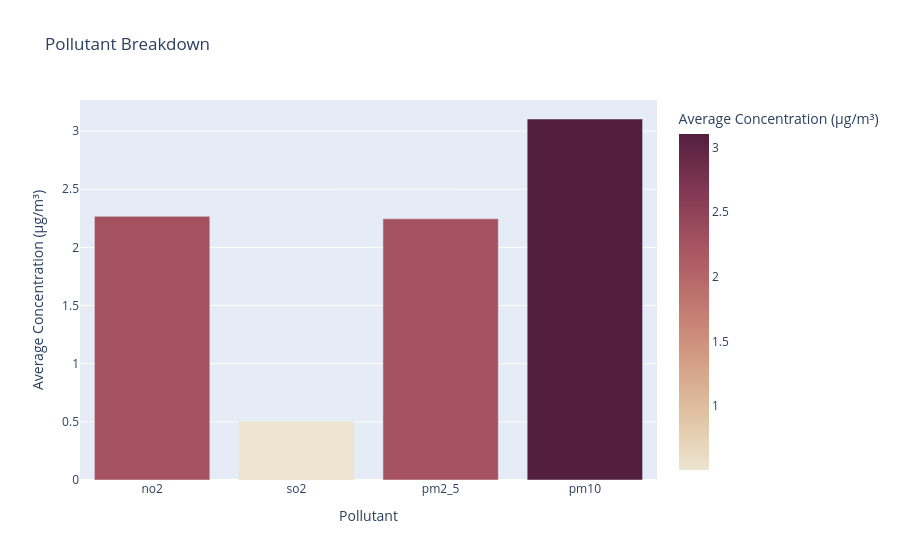

This figure's notebook cell:
### Code cell
# pollutant breakdown - barchart
# remove O3, cause it dominates
fig = px.bar(pollutants_no_o3, x='pollutant', y='avg_value',
             color='avg_value',
             color_continuous_scale='brwnyl',
             title='Pollutant Breakdown',
             labels={'pollutant': 'Pollutant', 'avg_value': 'Average Concentration (μg/m³)'})
fig.show()

### Figure 1 — Plotly figure (JSON) as saved in the notebook; plotly's stock layout.template omitted (floating-point values rounded to 4 significant figures)
{"data": [{"hovertemplate": "Pollutant=%{x}<br>Average Concentration (μg/m³)=%{marker.color}<extra></extra>", "legendgroup": "", "marker": {"color": [2.267, 0.506, 2.246, 3.104], "coloraxis": "coloraxis", "pattern": {"shape": ""}}, "name": "", "orientation": "v", "showlegend": false, "textposition": "auto", "x": ["no2", "so2", "pm2_5", "pm10"], "xaxis": "x", "y": [2.267, 0.506, 2.246, 3.104], "yaxis": "y", "type": "bar"}], "layout": {"xaxis": {"anchor": "y", "domain": [0.0, 1.0], "title": {"text": "Pollutant"}}, "yaxis": {"anchor": "x", "domain": [0.0, 1.0], "title": {"text": "Average Concentration (μg/m³)"}}, "coloraxis": {"colorbar": {"title": {"text": "Average Concentration (μg/m³)"}}, "colorscale": [[0.0, "rgb(237, 229, 207)"], [0.1667, "rgb(224, 194, 162)"], [0.3333, "rgb(211, 156, 131)"], [0.5, "rgb(193, 118, 111)"], [0.6667, "rgb(166, 84, 97)"], [0.8333, "rgb(129, 55, 83)"], [1.0, "rgb(84, 31, 63)"]], "autocolorscale": false}, "legend": {"tracegroupgap": 0}, "title": {"text": "Pollutant Breakdown"}, "barmode": "relative"}}
